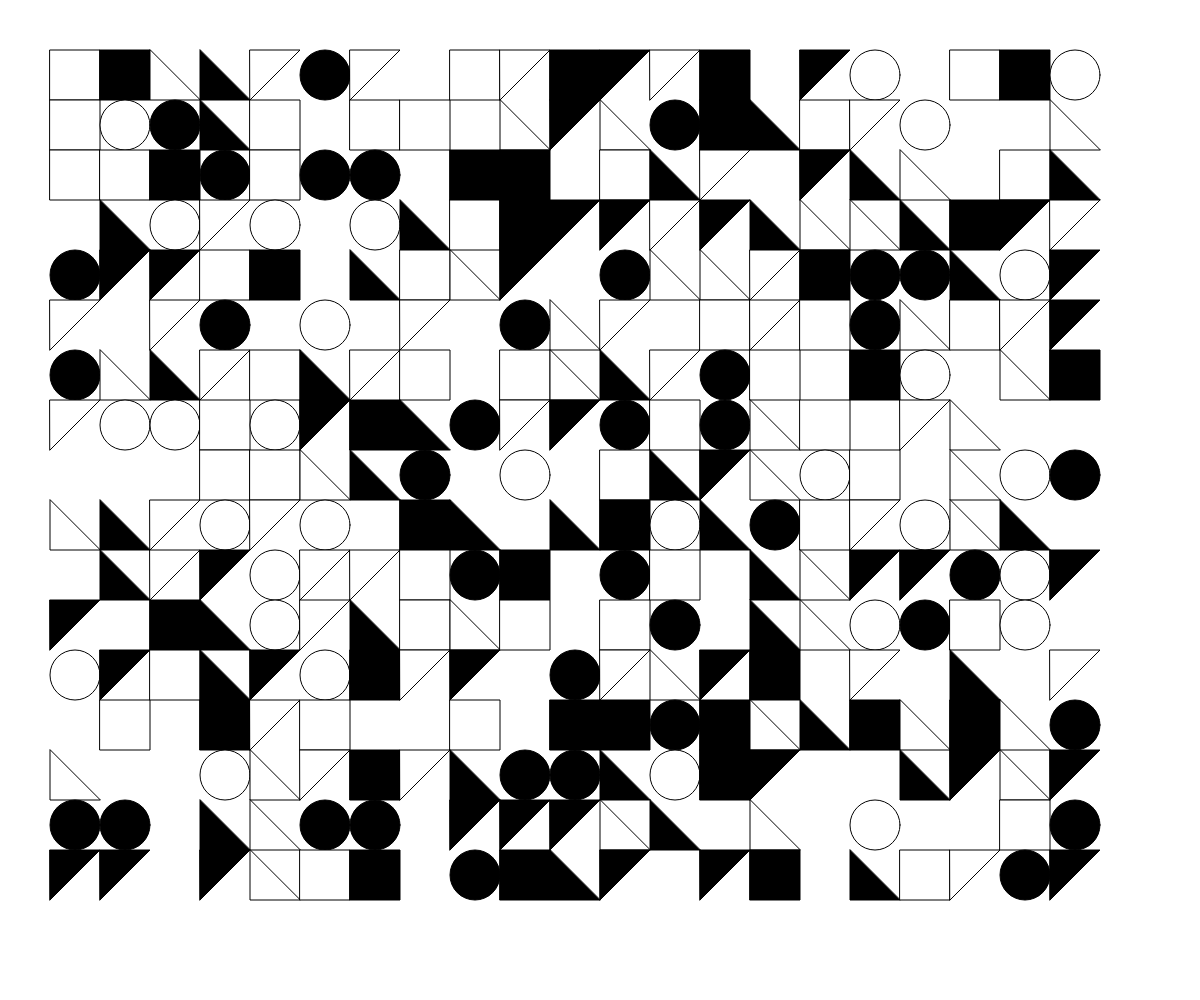
Frame 1 (no input)
Frame 60 (no input): identical to frame 1, image omitted
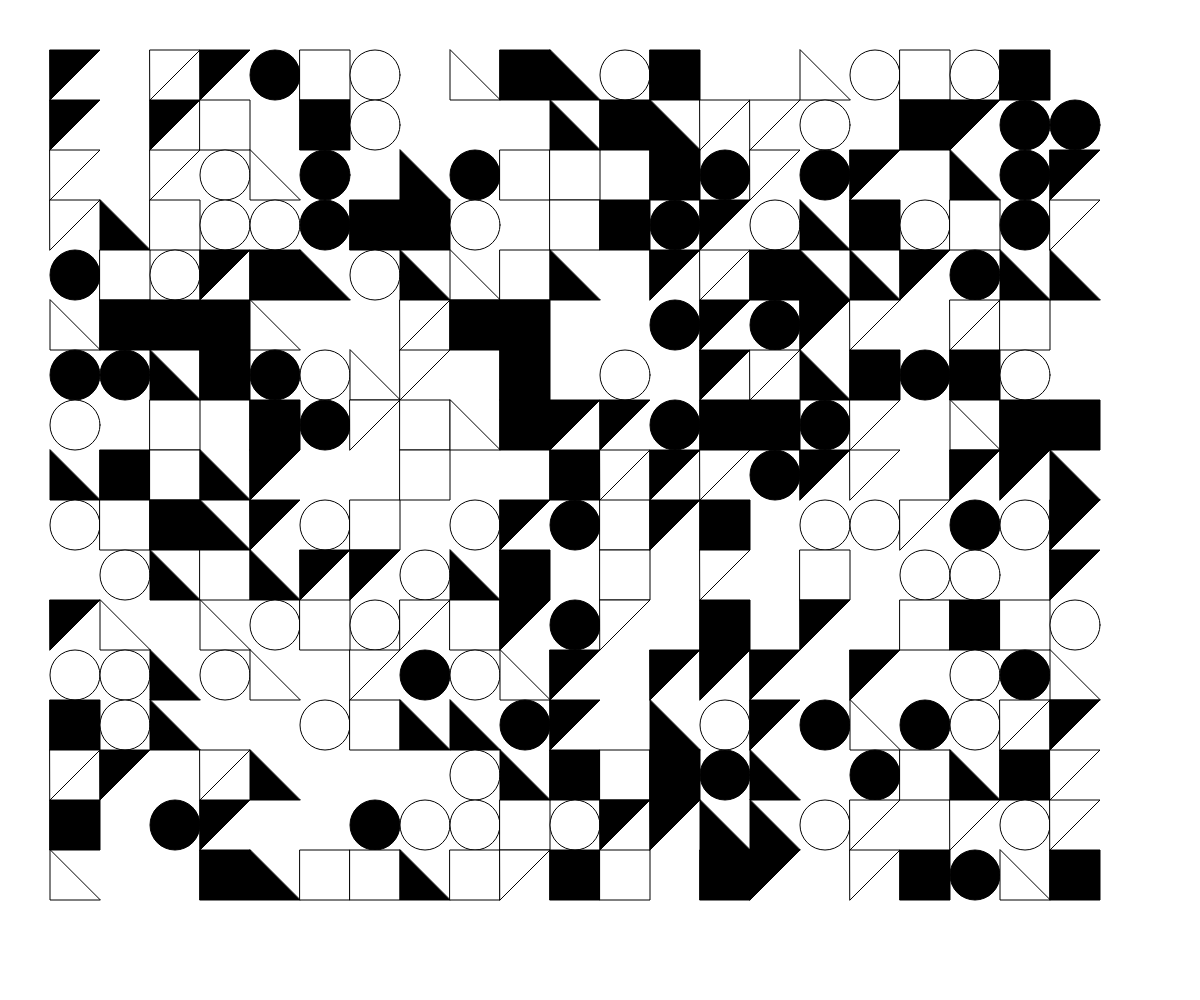
Frame 120 (the mouse pressed at the canvas centre since frame 60)

The p5.js sketch that drew these frames (run headless with seeded random() and noise() and a simulated clock; from frame 60 on, the mouse is pressed at the canvas centre):

// p5.js sketch
// ── sketch.js
// Generative Art Demo
// Shapes and Repetition
// Dan Schellenberg
// Aug 28, 2019


async function setup() {
  createCanvas(windowWidth, windowHeight);
  drawManyShapes(50, 50, width - 100, height - 100, 50);
}

function draw() {  
}

function mousePressed() {
  setup();
}

function keyPressed() {
  setup();
}

function drawManyShapes(startingX, startingY, totalWidth, totalHeight, shapeSize) {
  background(255);
  for (let x = startingX; x < totalWidth; x += shapeSize) {
    for (let y = startingY; y < totalHeight; y += shapeSize) {
      drawRandomShape(x, y, shapeSize);
    }
  }
}

function drawRandomShape(x, y, size) {
  let fillChoice = random(0, 100);
  if (fillChoice < 50) {
    fill(0);
  }
  else {
    fill(255);
  }

  let shapeChoice = random(0, 100);
  if (shapeChoice < 20) {
    //nothing drawn
  }
  else if (shapeChoice < 40) {
    //square
    rect(x, y, size, size);
  }
  else if (shapeChoice < 60) {
    //circle
    ellipse(x + size/2, y + size/2, size, size);
  }
  else if (shapeChoice < 80) {
    //triangle with positive sloped hypotenuse
    triangle(x, y, x + size, y, x, y + size);
  }
  else if (shapeChoice < 100) {
    //triangle with negative sloped hypotenuse
    triangle(x, y, x, y + size, x + size, y + size);
  }
}
